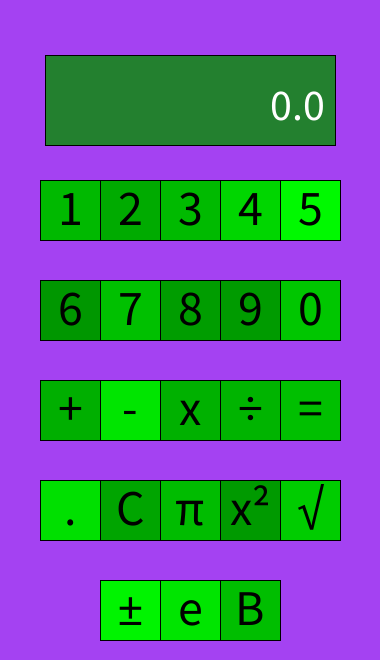
Frame 1 (no input)
Frame 60 (the mouse pressed at the canvas centre just before this capture): identical to frame 1, image omitted
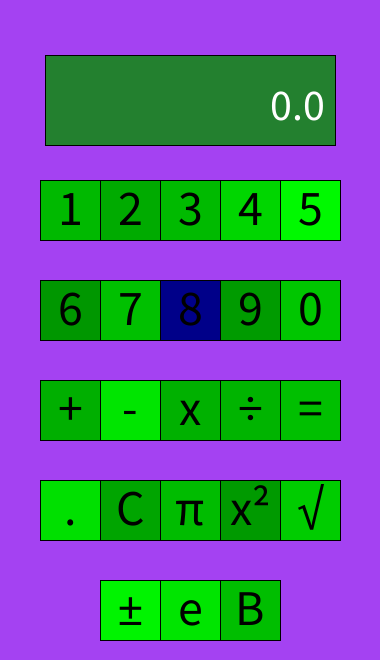
Frame 120 (the mouse held since frame 60 and released just before this capture)

The Processing sketch that drew these frames (run headless with seeded random() and noise(); from frame 60 on, the mouse is pressed at the canvas centre):

// Processing sketch: Calculator
// ── Calculator.pde
// Reid Nguyen | November 2022 | Calc Project
Button[] numButtons = new Button[10];
Button[] opButtons = new Button[13];
String dVal = "0.0";
boolean left = true;
float l, r, result;
char op = ' ';
color back = color(random(255), random(255), random(255));
color disp = color(random(150), random(150), random(150));

void setup() {
  size(380, 660);
  numButtons[0] = new Button(310, 310, 60, 60, '0');
  numButtons[1] = new Button(70, 210, 60, 60, '1');
  numButtons[2] = new Button(130, 210, 60, 60, '2');
  numButtons[3] = new Button(190, 210, 60, 60, '3');
  numButtons[4] = new Button(250, 210, 60, 60, '4');
  numButtons[5] = new Button(310, 210, 60, 60, '5');
  numButtons[6] = new Button(70, 310, 60, 60, '6');
  numButtons[7] = new Button(130, 310, 60, 60, '7');
  numButtons[8] = new Button(190, 310, 60, 60, '8');
  numButtons[9] = new Button(250, 310, 60, 60, '9');
  opButtons[0] = new Button(70, 410, 60, 60, '+');
  opButtons[1] = new Button(130, 410, 60, 60, '-');
  opButtons[2] = new Button(190, 410, 60, 60, 'x');
  opButtons[3] = new Button(250, 410, 60, 60, '÷');
  opButtons[4] = new Button(310, 410, 60, 60, '=');
  opButtons[5] = new Button(70, 510, 60, 60, '.');
  opButtons[6] = new Button(130, 510, 60, 60, 'C');
  opButtons[7] = new Button(190, 510, 60, 60, 'π');
  opButtons[8] = new Button(250, 510, 60, 60, 'S');
  opButtons[9] = new Button(310, 510, 60, 60, '√');
  opButtons[10] = new Button(130, 610, 60, 60, '±');
  opButtons[11] = new Button(190, 610, 60, 60, 'e');
  opButtons[12] = new Button(250, 610, 60, 60, 'B');
}

void draw() {
  background (back);
  for (int i = 0; i<numButtons.length; i++) {
    numButtons[i].display();
    numButtons[i].hover(mouseX, mouseY);
  }
  for (int i = 0; i<opButtons.length; i++) {
    opButtons[i].display();
    opButtons[i].hover(mouseX, mouseY);
  }
  updateDisplay();
}

void keyPressed() {
  println("key:" + key);
  println("keyCode" + keyCode);
  if (keyCode == 49 || keyCode == 97) {
    handleEvent("1", true);
  } else if (keyCode == 46 || keyCode == 110) {
    handleEvent(".", false);
  } else if (keyCode == 50 || keyCode == 98) {
    handleEvent("2", true);
  } else if (keyCode == 51 || keyCode == 99) {
    handleEvent("3", true);
  } else if (keyCode == 52 || keyCode == 100) {
    handleEvent("4", true);
  } else if (keyCode == 53 || keyCode == 101) {
    handleEvent("5", true);
  } else if (keyCode == 54 || keyCode == 102) {
    handleEvent("6", true);
  } else if (keyCode == 55 || keyCode == 103) {
    handleEvent("7", true);
  } else if (keyCode == 56 || keyCode == 104) {
    handleEvent("8", true);
  } else if (keyCode == 57 || keyCode == 105) {
    handleEvent("9", true);
  } else if (keyCode == 48 || keyCode == 96) {
    handleEvent("0", true);
  } else if (keyCode == 45 || keyCode == 109) {
    handleEvent("-", false);
  } else if (keyCode == 106) {
    handleEvent("x", false);
  } else if (keyCode == 61 || keyCode == 107) {
    handleEvent("+", false);
  } else if (keyCode == 111) {
    handleEvent("÷", false);
  }  else if (keyCode == 10) {
    handleEvent("=", false);
  } else if (keyCode == 12 || keyCode == 8) {
    handleEvent("C", false);
  }
}

void handleEvent(String val, boolean num) {
  if (num && dVal.length() < 20) {
    if (dVal.equals("0.0")) {
      dVal = val;
    } else {
      dVal += val;
    }

    if (left) {
      l = float(dVal);
    } else {
      r = float(dVal);
    }
  } else if (val.equals("C")) {
    dVal = "0.0";
    left = true;
    op = ' ';
    l = 0.0;
    r = 0.0;
    result = 0.0;
    numButtons[3].h = 60;
  } else if (val.equals(".")) {
    if (!dVal.contains(".")) {
      dVal += ".";
    }
  } else if (val.equals("+")) {
    op= '+';
    dVal = "0.0";
    left = false;
  } else if (val.equals("-")) {
    op= '-';
    dVal = "0.0";
    left = false;
  } else if (val.equals("x")) {
    op= 'x';
    dVal = "0.0";
    left = false;
  } else if (val.equals("÷")) {
    op= '÷';
    dVal = "0.0";
    left = false;
  } else if (val.equals("=")) {
    preformCalculation();
  }
}



void mouseReleased() {
  for (int i = 0; i<numButtons.length; i++) {
    if (numButtons[i].on) {
      handleEvent(str(numButtons[i].val), true);
    }
  }

  for (int i = 0; i < opButtons.length; i++) {
    if (opButtons[i].on && opButtons[i].val == 'C') {
      handleEvent(str(opButtons[i].val), false);
    } else  if (opButtons[i].on && opButtons[i].val == '+') {
      handleEvent("+", false);
    } else  if (opButtons[i].on && opButtons[i].val == '-') {
      handleEvent("-", false);
    } else  if (opButtons[i].on && opButtons[i].val == 'x') {
      handleEvent("x", false);
    } else  if (opButtons[i].on && opButtons[i].val == '÷') {
      handleEvent("÷", false);
    } else  if (opButtons[i].on && opButtons[i].val == '.') {
      handleEvent(".", false);
    } else  if (opButtons[i].on && opButtons[i].val == 'S') {
      if (left) {
        l=sq(l);
        dVal = str(l);
      } else {
        r=sq(r);
        dVal = str(r);
      }
    } else  if (opButtons[i].on && opButtons[i].val == '=') {
      handleEvent("=", false);
    } else  if (opButtons[i].on && opButtons[i].val == 'π') {
      if (left) {
        l = PI;
        dVal = str(l);
      } else {
        r = PI;
        dVal = str(r);
      }
      //op= 'π';
      //dVal = "0.0";
    } else  if (opButtons[i].on && opButtons[i].val == '√') {
      if (left) {
        l=sqrt(l);
        dVal = str(l);
      } else {
        r=sqrt(r);
        dVal = str(r);
      }
    } else  if (opButtons[i].on && opButtons[i].val == '±') {
      if (left) {
        l = -1 * l;
        dVal = str(l);
      } else {
        r= r*-1;
        dVal = str(r);
      }
    } else  if (opButtons[i].on && opButtons[i].val == 'e') {
      if (left) {
        l = 2.7182818;
        dVal = str(l);
      } else {
        r= 2.7181818;
        dVal = str(r);
      }
    } else  if (opButtons[i].on && opButtons[i].val == 'B') {
      dVal = "Big 3     ";
      numButtons[3].h += 1;
    }
  }
  println("l: " + l  + "r: " + r  + "op: " + op  + "result: " + result  + "left: " + left );
}


void updateDisplay() {
  fill(disp);
  rect(190, 100, 290, 90);
  fill(255);
  textAlign(RIGHT);
  if (dVal.length() < 12) {
    textSize(44);
  } else if (dVal.length() < 13) {
    textSize (42);
  } else if (dVal.length() < 14) {
    textSize (40);
  } else if (dVal.length() < 15) {
    textSize (38);
  } else if (dVal.length() < 16) {
    textSize (36);
  } else if (dVal.length() < 17) {
    textSize (34);
  } else if (dVal.length() < 18) {
    textSize (32);
  } else if (dVal.length() < 19) {
    textSize (30);
  } else if (dVal.length() < 20) {
    textSize (28);
  } else {
    textSize (26);
  }

  text(dVal, width-55, 120);
}

void preformCalculation() {
  if (op == '+') {
    result = l + r;
  } else if (op == '-') {
    result = l - r;
  } else if (op == 'x') {
    result = l * r;
  } else if (op == '÷') {
    result = l / r;
  } else if (op == '÷') {
    result = l*l;
  }
  dVal = str(result);
  l = result;
  left = true;
}

// ── Button.pde
class Button {
  // Membaer Variables
  int x, y, w, h;
  char val;
  color c1, c2;
  boolean on;

  // Constructer
  Button(int x, int y, int w, int h, char val) {
    this.x = x;
    this.y = y;
    this.w = w;
    this.h = h;
    this.val = val;
    c1 = color(random(0),random(150, 255),random(0));
    c2 = color(random(0),random(0),random(75,150));
    on = false;
  }

  void display() {
    if (on== true) {
      fill(c2);
    } else {
      fill(c1);
    }
    rectMode(CENTER);
    rect(x, y, w, h);
    fill(0);
    textAlign(CENTER);
    textSize(50);
    if (val == 'S') {
      text("x²", x, y+15);
    } else {
      text(val, x, y + 15);
  }
}


void hover(int mx, int my) {
  on = (mx > x-w/2  && mx < x+w/2 && my > y-h/2 && my < y+h/2);
}
}
